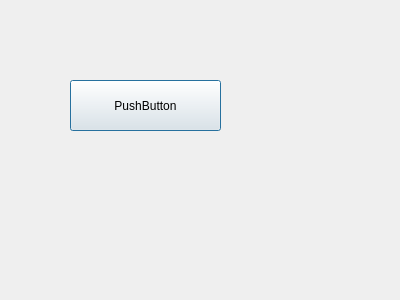
<?xml version="1.0" encoding="UTF-8"?>
<ui version="4.0">
 <class>Dialog</class>
 <widget class="QDialog" name="Dialog">
  <property name="geometry">
   <rect>
    <x>0</x>
    <y>0</y>
    <width>400</width>
    <height>300</height>
   </rect>
  </property>
  <property name="windowTitle">
   <string>Dialog</string>
  </property>
  <widget class="QPushButton" name="pushButton">
   <property name="geometry">
    <rect>
     <x>70</x>
     <y>80</y>
     <width>151</width>
     <height>51</height>
    </rect>
   </property>
   <property name="text">
    <string>PushButton</string>
   </property>
   <property name="default">
    <bool>false</bool>
   </property>
   <property name="flat">
    <bool>false</bool>
   </property>
  </widget>
 </widget>
 <resources/>
 <connections/>
</ui>
